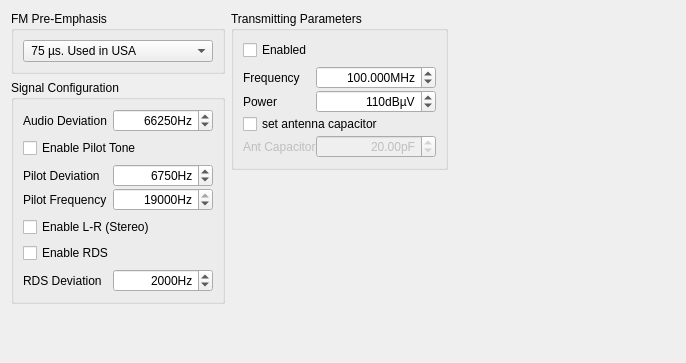
      <widget class="QWidget" name="txcfg">
       <attribute name="icon">
        <iconset resource="fmstick.qrc">
         <normaloff>:/fmstick/images/1318446568_transmit_blue.png</normaloff>:/fmstick/images/1318446568_transmit_blue.png</iconset>
       </attribute>
       <attribute name="title">
        <string>Transmitter</string>
       </attribute>
       <layout class="QGridLayout" name="gridLayout_2">
        <item row="0" column="0">
         <layout class="QHBoxLayout" name="horizontalLayout_11">
          <item>
           <layout class="QVBoxLayout" name="verticalLayout_21">
            <item>
             <widget class="QGroupBox" name="groupBox_4">
              <property name="toolTip">
               <string>Sets the transmit pre-emphasis to 50 µs, 75 µs or off.</string>
              </property>
              <property name="title">
               <string>FM Pre-Emphasis</string>
              </property>
              <property name="alignment">
               <set>Qt::AlignLeading|Qt::AlignLeft|Qt::AlignTop</set>
              </property>
              <layout class="QVBoxLayout" name="verticalLayout_28">
               <item>
                <layout class="QVBoxLayout" name="verticalLayout_39">
                 <item>
                  <widget class="QComboBox" name="comboBox_transmitter_preemph">
                   <property name="toolTip">
                    <string>Sets the transmit pre-emphasis to 50 µs, 75 µs or off.

75 µs - Used in USA
50 µs - Used in Europe, Australia, Japan
</string>
                   </property>
                   <item>
                    <property name="text">
                     <string> 75 µs. Used in USA</string>
                    </property>
                   </item>
                   <item>
                    <property name="text">
                     <string> 50 µs. Used in Europe</string>
                    </property>
                   </item>
                   <item>
                    <property name="text">
                     <string> Disabled</string>
                    </property>
                   </item>
                  </widget>
                 </item>
                </layout>
               </item>
              </layout>
             </widget>
            </item>
            <item>
             <widget class="QGroupBox" name="groupBox_8">
              <property name="title">
               <string>Signal Configuration</string>
              </property>
              <layout class="QVBoxLayout" name="verticalLayout_22">
               <item>
                <layout class="QHBoxLayout" name="horizontalLayout_16">
                 <item>
                  <widget class="QLabel" name="label_14">
                   <property name="toolTip">
                    <string>Sets the transmit audio deviation
from 0 to 90 kHz in 10 Hz units.
The sum of the audio deviation,
pilot deviation and RDS deviation
should not exceed regulatory requirements,
typically 75 kHz.</string>
                   </property>
                   <property name="text">
                    <string>Audio Deviation</string>
                   </property>
                  </widget>
                 </item>
                 <item>
                  <widget class="QSpinBox" name="spinBox_transmitter_audioDev">
                   <property name="minimumSize">
                    <size>
                     <width>100</width>
                     <height>0</height>
                    </size>
                   </property>
                   <property name="maximumSize">
                    <size>
                     <width>100</width>
                     <height>16777215</height>
                    </size>
                   </property>
                   <property name="toolTip">
                    <string>Sets the transmit audio deviation
from 0 to 90 kHz in 10 Hz units.
The sum of the audio deviation,
pilot deviation and RDS deviation
should not exceed regulatory requirements,
typically 75 kHz.</string>
                   </property>
                   <property name="alignment">
                    <set>Qt::AlignRight|Qt::AlignTrailing|Qt::AlignVCenter</set>
                   </property>
                   <property name="suffix">
                    <string>Hz</string>
                   </property>
                   <property name="maximum">
                    <number>90000</number>
                   </property>
                   <property name="singleStep">
                    <number>10</number>
                   </property>
                   <property name="value">
                    <number>66250</number>
                   </property>
                  </widget>
                 </item>
                </layout>
               </item>
               <item>
                <widget class="QCheckBox" name="checkBox_transmitter_pilot">
                 <property name="enabled">
                  <bool>true</bool>
                 </property>
                 <property name="toolTip">
                  <string>Enables the Pilot tone to be transmitted.</string>
                 </property>
                 <property name="text">
                  <string>Enable Pilot Tone</string>
                 </property>
                 <property name="checked">
                  <bool>false</bool>
                 </property>
                </widget>
               </item>
               <item>
                <widget class="QFrame" name="frame_transmitter_pilot">
                 <property name="enabled">
                  <bool>true</bool>
                 </property>
                 <property name="frameShape">
                  <enum>QFrame::NoFrame</enum>
                 </property>
                 <property name="frameShadow">
                  <enum>QFrame::Raised</enum>
                 </property>
                 <layout class="QVBoxLayout" name="verticalLayout_42">
                  <property name="spacing">
                   <number>1</number>
                  </property>
                  <property name="margin">
                   <number>0</number>
                  </property>
                  <item>
                   <layout class="QHBoxLayout" name="horizontalLayout_45">
                    <item>
                     <widget class="QLabel" name="label_17">
                      <property name="toolTip">
                       <string>Sets the transmit pilot deviation
from 0 to 90 kHz in 10 Hz units.
The sum of the audio deviation,
pilot deviation and RDS deviation
should not exceed regulatory requirements,
typically 75 kHz.</string>
                      </property>
                      <property name="text">
                       <string>Pilot Deviation</string>
                      </property>
                     </widget>
                    </item>
                    <item>
                     <widget class="QSpinBox" name="spinBox_transmitter_pilot_devi">
                      <property name="minimumSize">
                       <size>
                        <width>100</width>
                        <height>0</height>
                       </size>
                      </property>
                      <property name="maximumSize">
                       <size>
                        <width>100</width>
                        <height>16777215</height>
                       </size>
                      </property>
                      <property name="toolTip">
                       <string>Sets the transmit pilot deviation
from 0 to 90 kHz in 10 Hz units.
The sum of the audio deviation,
pilot deviation and RDS deviation
should not exceed regulatory requirements,
typically 75 kHz.</string>
                      </property>
                      <property name="alignment">
                       <set>Qt::AlignRight|Qt::AlignTrailing|Qt::AlignVCenter</set>
                      </property>
                      <property name="suffix">
                       <string>Hz</string>
                      </property>
                      <property name="minimum">
                       <number>0</number>
                      </property>
                      <property name="maximum">
                       <number>90000</number>
                      </property>
                      <property name="singleStep">
                       <number>10</number>
                      </property>
                      <property name="value">
                       <number>6750</number>
                      </property>
                     </widget>
                    </item>
                   </layout>
                  </item>
                  <item>
                   <layout class="QHBoxLayout" name="horizontalLayout_46">
                    <item>
                     <widget class="QLabel" name="label_20">
                      <property name="toolTip">
                       <string>This property is used to set the frequency
of the stereo pilot in 1 Hz steps.
The stereo pilot is nominally set to 19 kHz
for stereo operation, however the pilot can
be set to any frequency from 0 Hz to 19 kHz
to support the generation of an audible test tone.
When using the stereo pilot as an audible test
generator it is recommended that the RDS be disabled.</string>
                      </property>
                      <property name="text">
                       <string>Pilot Frequency</string>
                      </property>
                     </widget>
                    </item>
                    <item>
                     <widget class="QSpinBox" name="spinBox_transmitter_pilot_freq">
                      <property name="minimumSize">
                       <size>
                        <width>100</width>
                        <height>0</height>
                       </size>
                      </property>
                      <property name="maximumSize">
                       <size>
                        <width>100</width>
                        <height>16777215</height>
                       </size>
                      </property>
                      <property name="toolTip">
                       <string>This property is used to set the frequency
of the stereo pilot in 1 Hz steps.
The stereo pilot is nominally set to 19 kHz
for stereo operation, however the pilot can
be set to any frequency from 0 Hz to 19 kHz
to support the generation of an audible test tone.
When using the stereo pilot as an audible test
generator it is recommended that the RDS be disabled.</string>
                      </property>
                      <property name="alignment">
                       <set>Qt::AlignRight|Qt::AlignTrailing|Qt::AlignVCenter</set>
                      </property>
                      <property name="suffix">
                       <string>Hz</string>
                      </property>
                      <property name="minimum">
                       <number>0</number>
                      </property>
                      <property name="maximum">
                       <number>19000</number>
                      </property>
                      <property name="value">
                       <number>19000</number>
                      </property>
                     </widget>
                    </item>
                   </layout>
                  </item>
                 </layout>
                </widget>
               </item>
               <item>
                <widget class="QCheckBox" name="checkBox_transmitter_lmr">
                 <property name="toolTip">
                  <string>Enables Left minus Right (Stereo) to be transmitted.
</string>
                 </property>
                 <property name="text">
                  <string>Enable L-R (Stereo)</string>
                 </property>
                 <property name="checked">
                  <bool>false</bool>
                 </property>
                </widget>
               </item>
               <item>
                <widget class="QCheckBox" name="checkBox_transmitter_rds">
                 <property name="toolTip">
                  <string>Enable RDS Carrier.</string>
                 </property>
                 <property name="whatsThis">
                  <string>Enables RDS to be transmitted.</string>
                 </property>
                 <property name="text">
                  <string>Enable RDS</string>
                 </property>
                 <property name="checked">
                  <bool>false</bool>
                 </property>
                </widget>
               </item>
               <item>
                <widget class="QFrame" name="frame_rds_deviation">
                 <property name="toolTip">
                  <string>Sets the RDS deviation from 0 to 7.5 kHz in 10 Hz units.
The sum of the audio deviation, pilot deviation and RDS
deviation should not exceed regulatory requirements,
typically 75 kHz.</string>
                 </property>
                 <property name="frameShape">
                  <enum>QFrame::NoFrame</enum>
                 </property>
                 <property name="frameShadow">
                  <enum>QFrame::Raised</enum>
                 </property>
                 <layout class="QHBoxLayout" name="horizontalLayout_59">
                  <property name="spacing">
                   <number>1</number>
                  </property>
                  <property name="margin">
                   <number>0</number>
                  </property>
                  <item>
                   <widget class="QLabel" name="label_16">
                    <property name="toolTip">
                     <string/>
                    </property>
                    <property name="text">
                     <string>RDS Deviation</string>
                    </property>
                   </widget>
                  </item>
                  <item>
                   <widget class="QSpinBox" name="spinBox_transmitter_rds_devi">
                    <property name="minimumSize">
                     <size>
                      <width>100</width>
                      <height>0</height>
                     </size>
                    </property>
                    <property name="maximumSize">
                     <size>
                      <width>100</width>
                      <height>16777215</height>
                     </size>
                    </property>
                    <property name="toolTip">
                     <string/>
                    </property>
                    <property name="alignment">
                     <set>Qt::AlignRight|Qt::AlignTrailing|Qt::AlignVCenter</set>
                    </property>
                    <property name="suffix">
                     <string>Hz</string>
                    </property>
                    <property name="minimum">
                     <number>0</number>
                    </property>
                    <property name="maximum">
                     <number>90000</number>
                    </property>
                    <property name="singleStep">
                     <number>10</number>
                    </property>
                    <property name="value">
                     <number>2000</number>
                    </property>
                   </widget>
                  </item>
                 </layout>
                </widget>
               </item>
              </layout>
             </widget>
            </item>
            <item>
             <spacer name="verticalSpacer_4">
              <property name="orientation">
               <enum>Qt::Vertical</enum>
              </property>
              <property name="sizeHint" stdset="0">
               <size>
                <width>20</width>
                <height>40</height>
               </size>
              </property>
             </spacer>
            </item>
           </layout>
          </item>
          <item>
           <layout class="QVBoxLayout" name="verticalLayout_20">
            <item>
             <widget class="QGroupBox" name="groupBox_6">
              <property name="title">
               <string>Transmitting Parameters</string>
              </property>
              <layout class="QVBoxLayout" name="verticalLayout_23">
               <item>
                <widget class="QCheckBox" name="checkBox_transmitter_enabled">
                 <property name="toolTip">
                  <string>Enable TX flag.
If disabled, no carrier will not be transmitted.</string>
                 </property>
                 <property name="text">
                  <string>Enabled</string>
                 </property>
                 <property name="checked">
                  <bool>false</bool>
                 </property>
                </widget>
               </item>
               <item>
                <widget class="QFrame" name="frame_transmitter_tx">
                 <property name="enabled">
                  <bool>true</bool>
                 </property>
                 <property name="frameShape">
                  <enum>QFrame::NoFrame</enum>
                 </property>
                 <property name="frameShadow">
                  <enum>QFrame::Raised</enum>
                 </property>
                 <layout class="QVBoxLayout" name="verticalLayout_43">
                  <property name="spacing">
                   <number>1</number>
                  </property>
                  <property name="margin">
                   <number>0</number>
                  </property>
                  <item>
                   <layout class="QHBoxLayout" name="horizontalLayout_14">
                    <item>
                     <widget class="QLabel" name="label_35">
                      <property name="toolTip">
                       <string>Sets the state of the RF carrier and sets the
tuning frequency between 76 and 108 MHz in
10 kHz units and steps of 50 kHz.</string>
                      </property>
                      <property name="text">
                       <string>Frequency</string>
                      </property>
                     </widget>
                    </item>
                    <item>
                     <widget class="QDoubleSpinBox" name="doubleSpinBox_transmitter_freq">
                      <property name="minimumSize">
                       <size>
                        <width>120</width>
                        <height>0</height>
                       </size>
                      </property>
                      <property name="maximumSize">
                       <size>
                        <width>120</width>
                        <height>16777215</height>
                       </size>
                      </property>
                      <property name="toolTip">
                       <string>Sets the state of the RF carrier and sets the
tuning frequency between 76 and 108 MHz in
10 kHz units and steps of 50 kHz.</string>
                      </property>
                      <property name="alignment">
                       <set>Qt::AlignRight|Qt::AlignTrailing|Qt::AlignVCenter</set>
                      </property>
                      <property name="suffix">
                       <string>MHz</string>
                      </property>
                      <property name="decimals">
                       <number>3</number>
                      </property>
                      <property name="minimum">
                       <double>76.000000000000000</double>
                      </property>
                      <property name="maximum">
                       <double>108.000000000000000</double>
                      </property>
                      <property name="singleStep">
                       <double>0.050000000000000</double>
                      </property>
                      <property name="value">
                       <double>100.000000000000000</double>
                      </property>
                     </widget>
                    </item>
                   </layout>
                  </item>
                  <item>
                   <layout class="QHBoxLayout" name="horizontalLayout_15">
                    <item>
                     <widget class="QLabel" name="label_13">
                      <property name="toolTip">
                       <string>Sets the RF voltage level between
88 dBµV and 115 dBµV in 1 dB units.
Power may be set as high as 120 dBµV;
however, voltage accuracy is not guaranteed.</string>
                      </property>
                      <property name="text">
                       <string>Power</string>
                      </property>
                     </widget>
                    </item>
                    <item>
                     <widget class="QSpinBox" name="spinBox_transmitter_power">
                      <property name="minimumSize">
                       <size>
                        <width>120</width>
                        <height>0</height>
                       </size>
                      </property>
                      <property name="maximumSize">
                       <size>
                        <width>120</width>
                        <height>16777215</height>
                       </size>
                      </property>
                      <property name="toolTip">
                       <string>Sets the RF voltage level between
88 dBµV and 115 dBµV in 1 dB units.
Power may be set as high as 120 dBµV;
however, voltage accuracy is not guaranteed.</string>
                      </property>
                      <property name="alignment">
                       <set>Qt::AlignRight|Qt::AlignTrailing|Qt::AlignVCenter</set>
                      </property>
                      <property name="suffix">
                       <string>dBµV</string>
                      </property>
                      <property name="minimum">
                       <number>88</number>
                      </property>
                      <property name="maximum">
                       <number>120</number>
                      </property>
                      <property name="value">
                       <number>110</number>
                      </property>
                     </widget>
                    </item>
                   </layout>
                  </item>
                  <item>
                   <widget class="QCheckBox" name="checkBox_transmitter_antcap">
                    <property name="toolTip">
                     <string>If disabled, autotuning is selected, in other cases
the current capacitance must be set.</string>
                    </property>
                    <property name="text">
                     <string>set antenna capacitor</string>
                    </property>
                   </widget>
                  </item>
                  <item>
                   <widget class="QFrame" name="frame_transmitter_antcap">
                    <property name="enabled">
                     <bool>false</bool>
                    </property>
                    <property name="frameShape">
                     <enum>QFrame::NoFrame</enum>
                    </property>
                    <property name="frameShadow">
                     <enum>QFrame::Raised</enum>
                    </property>
                    <layout class="QHBoxLayout" name="horizontalLayout_33">
                     <property name="spacing">
                      <number>0</number>
                     </property>
                     <property name="margin">
                      <number>0</number>
                     </property>
                     <item>
                      <widget class="QLabel" name="label_36">
                       <property name="toolTip">
                        <string>Sets the antenna tuning capacitance.</string>
                       </property>
                       <property name="text">
                        <string>Ant Capacitor</string>
                       </property>
                      </widget>
                     </item>
                     <item>
                      <widget class="QDoubleSpinBox" name="doubleSpinBox_transmitter_antcap_val">
                       <property name="minimumSize">
                        <size>
                         <width>120</width>
                         <height>0</height>
                        </size>
                       </property>
                       <property name="maximumSize">
                        <size>
                         <width>120</width>
                         <height>16777215</height>
                        </size>
                       </property>
                       <property name="toolTip">
                        <string>Sets the antenna tuning capacitance.</string>
                       </property>
                       <property name="alignment">
                        <set>Qt::AlignRight|Qt::AlignTrailing|Qt::AlignVCenter</set>
                       </property>
                       <property name="suffix">
                        <string>pF</string>
                       </property>
                       <property name="minimum">
                        <double>0.250000000000000</double>
                       </property>
                       <property name="maximum">
                        <double>47.750000000000000</double>
                       </property>
                       <property name="singleStep">
                        <double>0.250000000000000</double>
                       </property>
                       <property name="value">
                        <double>20.000000000000000</double>
                       </property>
                      </widget>
                     </item>
                    </layout>
                   </widget>
                  </item>
                 </layout>
                </widget>
               </item>
              </layout>
             </widget>
            </item>
            <item>
             <spacer name="verticalSpacer_3">
              <property name="orientation">
               <enum>Qt::Vertical</enum>
              </property>
              <property name="sizeHint" stdset="0">
               <size>
                <width>20</width>
                <height>40</height>
               </size>
              </property>
             </spacer>
            </item>
           </layout>
          </item>
          <item>
           <spacer name="horizontalSpacer_2">
            <property name="orientation">
             <enum>Qt::Horizontal</enum>
            </property>
            <property name="sizeHint" stdset="0">
             <size>
              <width>227</width>
              <height>315</height>
             </size>
            </property>
           </spacer>
          </item>
         </layout>
        </item>
        <item row="1" column="0">
         <spacer name="verticalSpacer_11">
          <property name="orientation">
           <enum>Qt::Vertical</enum>
          </property>
          <property name="sizeHint" stdset="0">
           <size>
            <width>20</width>
            <height>8</height>
           </size>
          </property>
         </spacer>
        </item>
       </layout>
      </widget>
